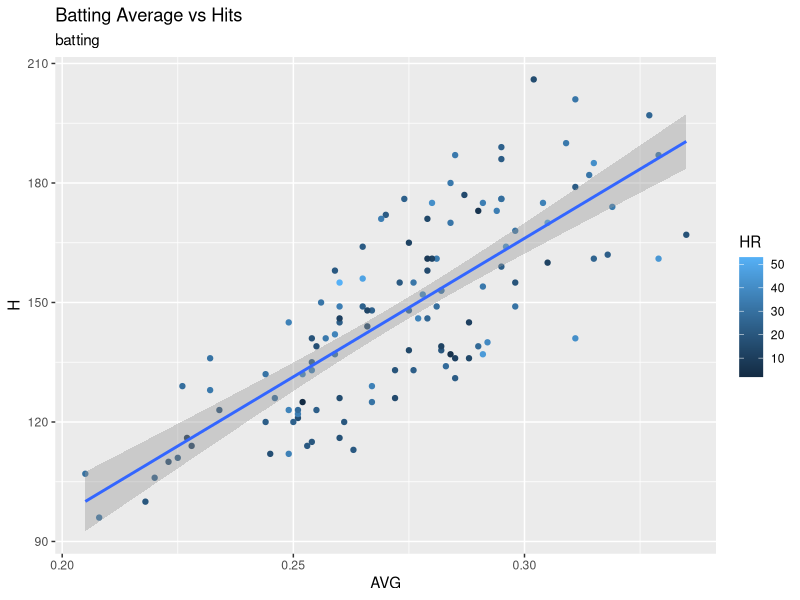
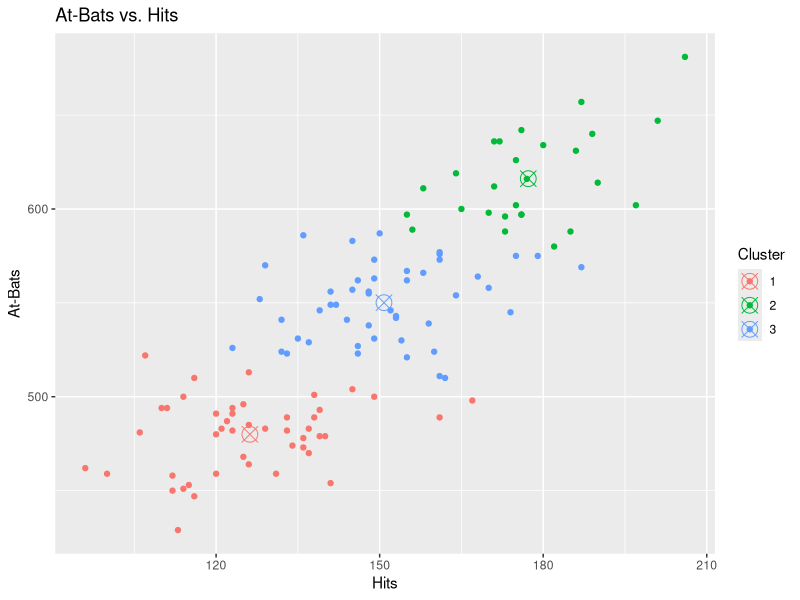
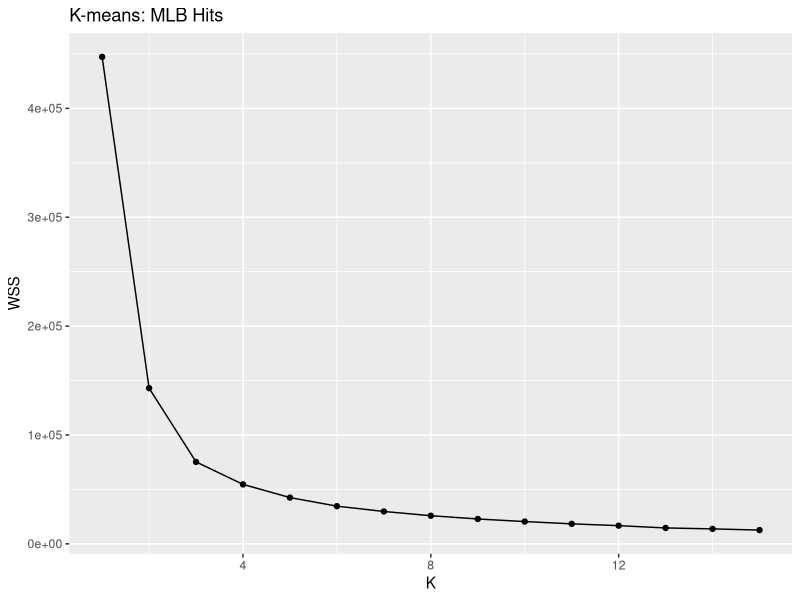

R code for these plots, in order:
## ---- chunk 1
install.packages("tidyverse")
library(tidyverse)
## ---- chunk 2
library(ggplot2)
## ---- chunk 3
batting <- read.csv("batting2019.csv")

structure(batting)
## ---- chunk 4
ggplot(data = batting, mapping = aes(x = AVG, y = H)) +
  geom_point(mapping = aes(color = HR)) +
  geom_smooth(method = "lm") +
  labs(title = "Batting Average vs Hits" ,
         subtitle = "batting" ,
         x = "AVG")
## ---- chunk 5
set.seed(20)

mlbHits <- data.frame(H = batting$H, AB =batting$AB)
head(mlbHits)
## ---- chunk 6
mlbCluster <- kmeans(mlbHits, 3, nstart = 25)
mlbCluster
## ---- chunk 7
table(mlbCluster$cluster, batting$H)
## ---- chunk 8
mlbHits$Cluster <- as.factor(mlbCluster$cluster)


centroids <- as.data.frame(mlbCluster$centers)
centroids$Cluster <- as.factor(c(1:3))


ggplot(data = mlbHits, mapping = aes(x = H, y = AB, color = Cluster))+
  geom_point()+
  geom_point(data = centroids,aes(x = H, y = AB, fill = Cluster), size = 5, shape = 13) + labs(title = "At-Bats vs. Hits", x = "Hits", y = "At-Bats")
## ---- chunk 9
wss <- numeric(15)
for (k in 1:15)
  wss[k] = sum(kmeans(mlbHits, k, nstart = 25)$withinss)
## ---- chunk 10
wssResults <- data.frame(k = c(1:15), wss = wss)
wssResults
## ---- chunk 11
ggplot(data = wssResults, mapping = aes(x = k, y = wss))+
  geom_point()+
  geom_line()+
  labs(title = "K-means: MLB Hits", x = "K", y = "WSS")
